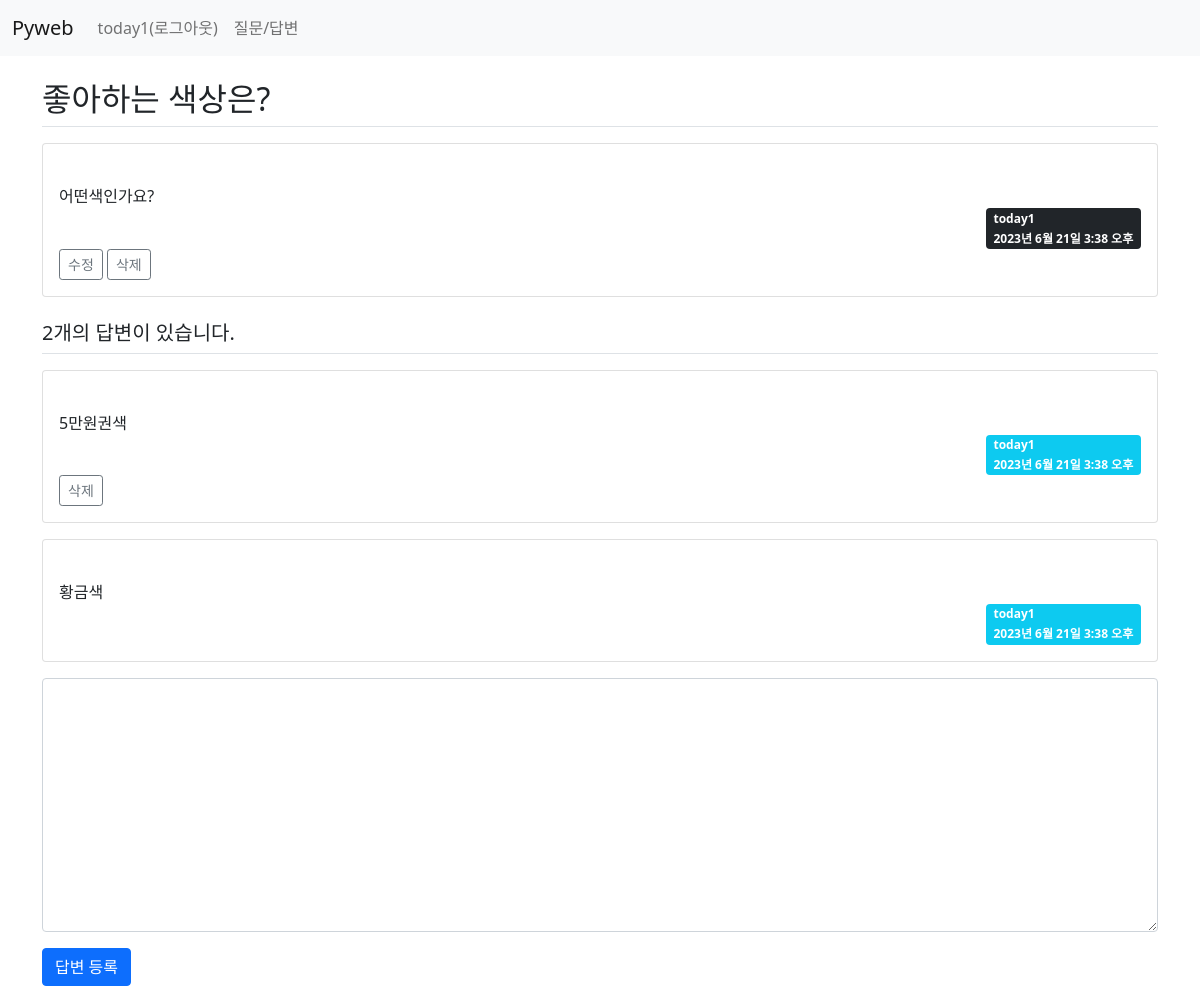
The page /board/answer/create/6/ (signed in) on the database as committed earlier.
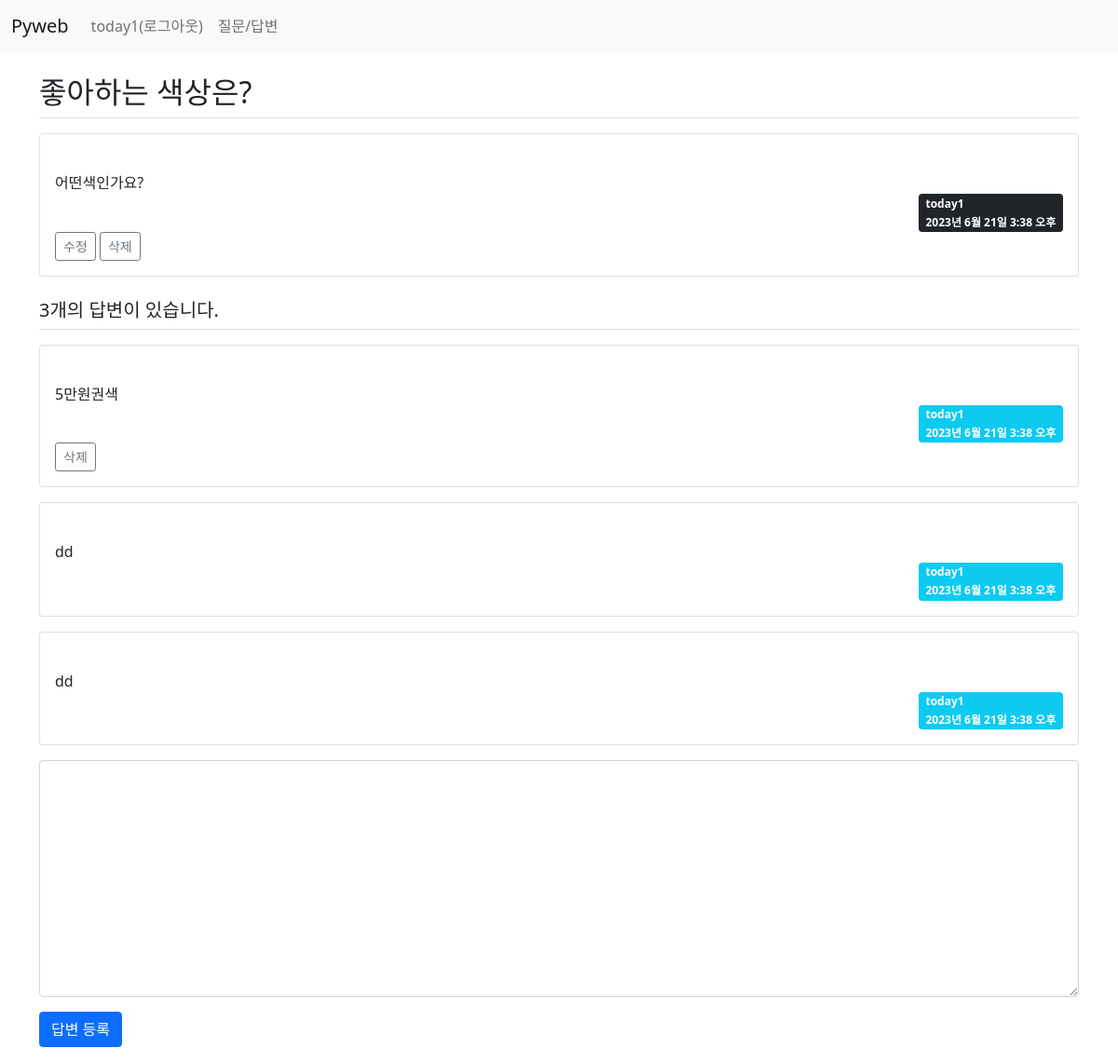
The same page on the database as committed later.
### board/models.py (models this page shows, shortened)
class Question(models.Model):   #상속받고
    author = models.ForeignKey(User, on_delete=models.CASCADE) # 글쓴이 # 삭제 안되게도 할 수있어요 - 카테고리 없어도 삭제되면 안되는건 casecade 아니고 sellnull?
    subject = models.CharField(max_length=200)  # 제목
    content = models.TextField()                # 질문 내용
    create_date = models.DateTimeField()        # 동록일
    modify_date = models.DateTimeField(null=True, blank=True)   # null을 허용

class Answer(models.Model):
    author = models.ForeignKey(User, on_delete=models.CASCADE)  # 글쓴이
    content = models.TextField()            # 답변 내용
    create_date = models.DateTimeField()    # 등록일
    modify_date = models.DateTimeField(null=True, blank=True)  # null을 허용
    question = models.ForeignKey(Question,
                on_delete=models.CASCADE)    # 외래키 # Question에서 참조했다

### board/views.py (the view)
# urls.py: path('answer/create/<int:question_id>/', views.answer_create,
@login_required(login_url='common:login')   # 로그인 페이지 이동
def answer_create(request, question_id):
    question = get_object_or_404(Question, pk=question_id)
    if request.method == "POST":                        # POST를 소문자로 표시하면 에러발생
        form = AnswerForm(request.POST)
        if form.is_valid():
            answer = form.save(commit=False)        # content만 저장
            answer.author = request.user            # 세션에 로그인한 사람
            answer.create_date = timezone.now()     # 답변 등록일
            answer.question = question              # 외래키 생성
            form.save()
            return redirect('board:detail', question_id=question.id)
    else:
        form = AnswerForm() # 빈 폼을 생성해줘야 합니다.   # forms에서 만들어주러 가겠습니다.
    context = {'question': question, 'form': form}
    return render(request, 'board/detail.html', context)

### board/forms.py
class AnswerForm(forms.ModelForm):
    class Meta:     # 중첩 클래스라고 그랬죠
        model = Answer
        fields = ['content']
        labels = {
            'content': '답변 내용'
        }

### templates/board/detail.html (shortened to what this page needs)
{% extends 'base.html'%}
{% block content %}
<div class="container my-3">
    <section id="detail">
    <h2 class="border-bottom py-2">{{ question.subject }}</h2>
    <div class="card my-3">
        <div class="card-body">
            <div class="card-text" style="white-space: pre-line">
                {{ question.content }}
            </div>
            <div class="d-flex justify-content-end">
                <div class="badge bg-dark text-start">
                    <div class="mb-2">{{ question.author }}</div>
                    <div>{{ question.create_date }}</div>
                </div>
            </div>
            {% if question.author == request.user %}
            <div>
                <a href="{% url 'board:question_modify' question.id %}"
                   class="btn btn-sm btn-outline-secondary">수정</a>
                <a href="#"
                   data-uri="{% url 'board:question_delete' question.id %}"
                   class="delete btn btn-sm btn-outline-secondary">삭제</a>
            </div>
            {% endif %}
        </div>
    </div>
    <h5 class="border-bottom my-3 py-2">
        {{ question.answer_set.count }}개의 답변이 있습니다.
    </h5>
    {% for answer in question.answer_set.all %}
    <div class="card my-3">
        <div class="card-body">
            <div class="card-text" style="white-space: pre-line">
                {{ answer.content }}
            </div>
            <div class="d-flex justify-content-end">
                <div class="badge bg-info text-start">
                    <div class="mb-2">{{ question.author }}</div>
                    <div>{{ question.create_date }}</div>
                </div>
            </div>
            {% if answer.author == request.user %}
            <div>
                <a href="#"
                   data-uri="{% url 'board:answer_delete' answer.id %}"
                   class="delete btn btn-sm btn-outline-secondary">삭제</a>
            </div>
            {% endif %}
        </div>
    </div>
    {% endfor %}
    <form action="{% url 'board:answer_create' question.id %}"
                    method="post">
        <div class="form-group">
            <textarea name="content" rows="10"
                      cols="50" class="form-control mb-3"
            {% if not user.is_authenticated %}disabled{% endif %}></textarea>
        </div>
        <button type="submit" class="btn btn-primary">답변 등록</button>
    </form>
    </section>
</div>
{% endblock %}

Rows that differ between the two databases and show on the page:
removed Answer: content "황금색", {{ question.author }} "today1", {{ question.create_date }} "2023년 6월 21일 3:38 오후"
computed for Question "좋아하는 색상은?": answer_set.count "2" → "3"
added Answer: content "dd", {{ question.author }} "today1", {{ question.create_date }} "2023년 6월 21일 3:38 오후"
added Answer: content "dd", {{ question.author }} "today1", {{ question.create_date }} "2023년 6월 21일 3:38 오후"
